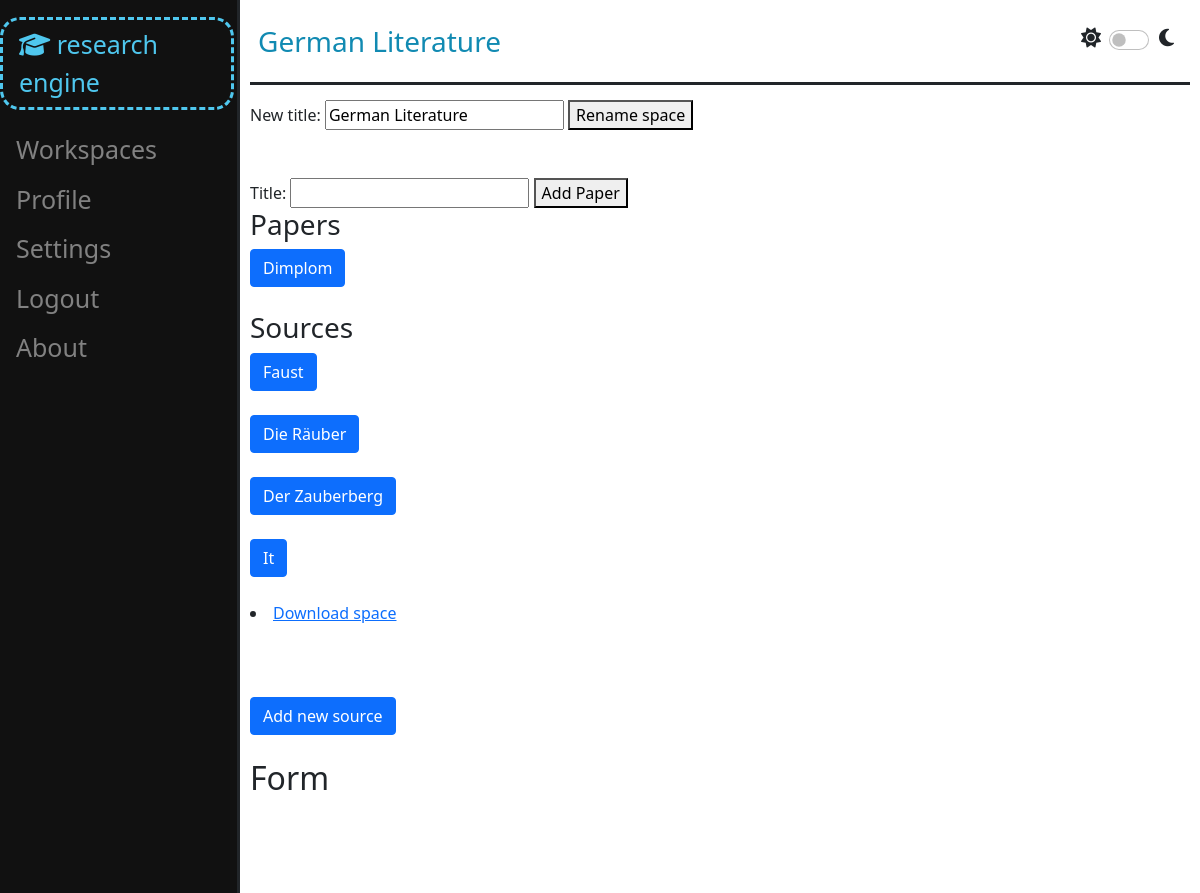
The page /work_space/1 (signed in, upper part) on the database as committed earlier.
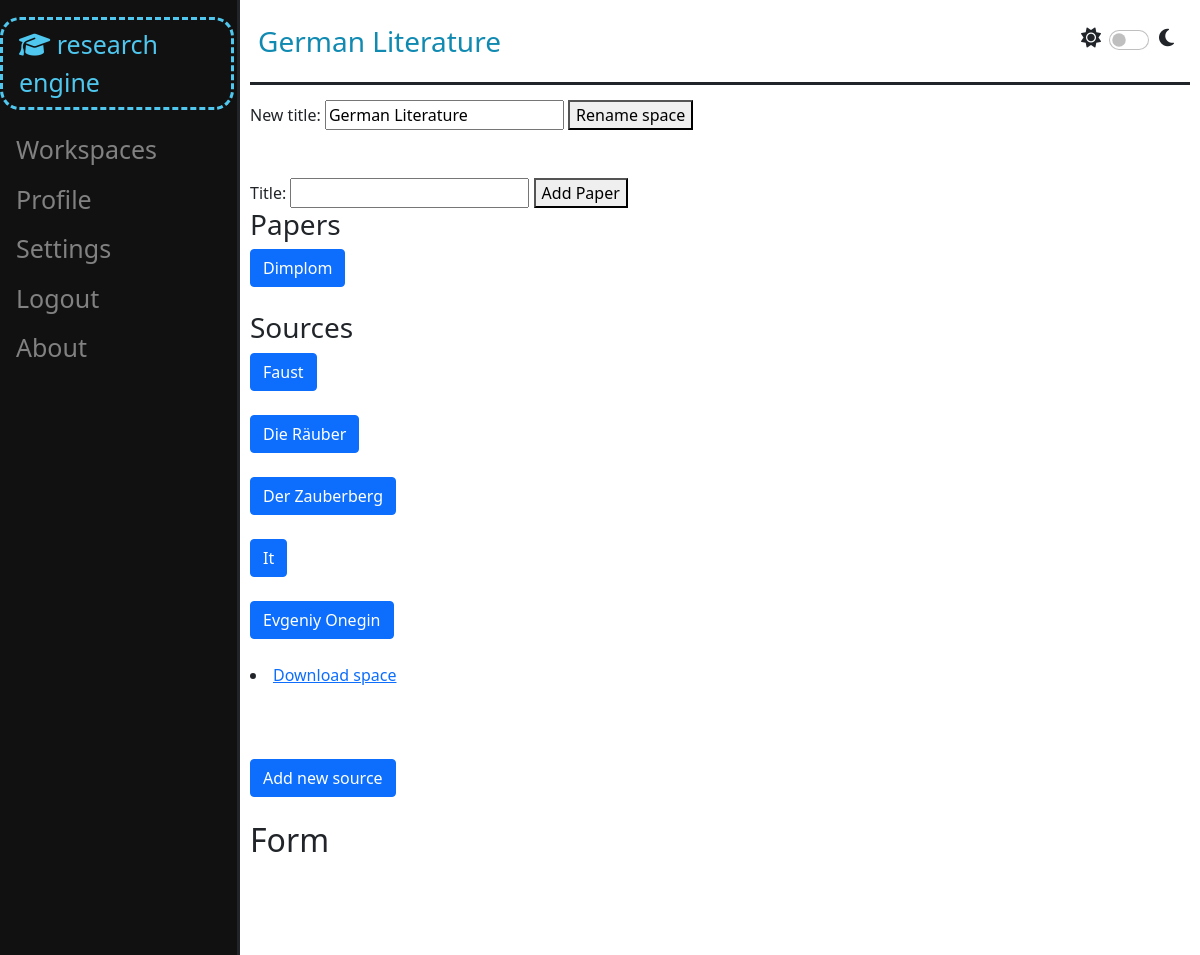
The same page on the database as committed later.
### paper_work/models.py (models this page shows, shortened)
class Paper(models.Model):
    work_space = models.ForeignKey(WorkSpace, on_delete=models.CASCADE, related_name="papers")
    user = models.ForeignKey(User, on_delete=models.CASCADE)
    title = models.CharField(max_length=50, unique=True)
    sources = models.ManyToManyField(Source, related_name="papers")
    citation_style = models.CharField(max_length=10, default="APA & MLA")
    archived = models.BooleanField(default=False)
    published = models.BooleanField(default=False)
    def __str__(self):
        return self.title

### bookshelf/models.py (models this page shows, shortened)
class Source(models.Model):
    real_type = models.ForeignKey(ContentType, editable=False, on_delete=models.CASCADE)
    work_space = models.ForeignKey(WorkSpace, on_delete=models.CASCADE, related_name="sources")
    user = models.ForeignKey(User, on_delete=models.CASCADE, related_name="sources")
    title = models.CharField(max_length=100)
    author = models.CharField(max_length=70, blank=True)
    year = models.CharField(max_length=5, blank=True)
    link = models.CharField(max_length=40, blank=True)
    def __str__(self):
        return self.title

### work_space/views.py (the view)
# urls.py: path("work_space/<int:space_id>", views.work_space_view, name="space_view")
@login_required
def work_space_view(request, space_id):
    space = check_work_space(space_id, request.user)
    work_space_data = {
        "space": space,
        "papers": space.papers.all(),
        "sources": space.sources.all(),
        "comments": space.comments.all(),
        "notes": space.notes.all(),
        "links": space.links.all(),
        "new_paper_form": NewPaperForm(),
        "book_form": BookForm(),
        "article_form": ArticleForm(),
        "chapter_form": ChapterForm(),
        "webpage_form": WebpageForm(),
        "comment_form": NewCommentForm(),
        "alter_comment_form": AlterCommentForm(),
        "note_form": NewNoteForm(),
        "alter_note_form": AlterNoteForm(),
        "link_form": NewLinkForm(),
        "alter_link_form": AlterLinkForm(),
        "rename_form": RenameSpaceForm().set_initial(space),
        "spaces": WorkSpace.objects.all()
    }
    return render(request, "work_space/work_space_view.html", work_space_data)

### paper_work/forms.py (shortened to what this page needs)
class NewPaperForm(forms.Form):
    title = forms.CharField(max_length=50)

### bookshelf/forms.py
class BookForm(CommonFields):
    source_type = SourceTypes.book
    title = forms.CharField(widget=forms.TextInput(attrs={
        "type": "text",
        "id": "title-field",
        "class": _CLASS,
        "autocomplete": "off",
        "placeholder": "Book title"})
    )
    publishing_house = forms.CharField(widget=forms.TextInput(attrs={
        "type": "text",
        "id": "publishing-house-field",
        "class": _CLASS,
        "autocomplete": "off",
        "placeholder": "Publishing House"})
    )
    year = forms.IntegerField(widget=forms.NumberInput(attrs={
        "type": "number",
        "id": "book-year-field",
        "class": _CLASS,
        "autocomplete": "off",
        "placeholder": "Publishing year"})
    )

### utils/verification.py (called while the page is built)
def check_work_space(space_id: int, user: User) -> WorkSpace | Http404 | PermissionDenied:
    try:
        space = WorkSpace.objects.get(pk=space_id)
    except ObjectDoesNotExist:
        raise Http404
    else:
        if space.owner != user and user not in space.guests.all():
            raise PermissionDenied
    return space

### work_space/models.py (called while the page is built)
    def __str__(self):
        return self.title

### templates/work_space/work_space_view.html (shortened to what this page needs)
{% extends "layout.html" %}
{% load static %}
{% block header %}
   {{ space }}
{% endblock %}
{% block body %}
    <form action="{% url 'work_space:rename_space' space.pk %}" id="rename_space_form" method="post">
        {{ rename_form }}
        <button type="submit">Rename space</button>
    </form><br><br>
    <form action="{% url 'paper_work:create_paper' space.pk %}" method="post">
        {{ new_paper_form }}
        <button id="change_password_button" type="submit">Add Paper</button>
    </form>
    <h3>Papers</h3>
    {% for paper in papers %}
        <button onclick="load_and_show_paper_space('{{ paper.pk }}')" type="button" class="btn btn-primary" data-bs-toggle="modal" data-bs-target="#paper-space-{{ paper.pk }}">
            {{ paper }}
        </button>
        <br><br>
    {% endfor %}
    <h3>Sources</h3>
    {% for source in sources %}
        <button onclick="load_and_show_source_space('{{ source.pk }}')" type="button" class="btn btn-primary" data-bs-toggle="modal" data-bs-target="#source-space-{{ source.pk }}">
            {{ source }}
        </button>
        <br><br>
    {% endfor %}
    <li>
        <a href="{% url 'work_space:download_space' space.pk %}">Download space</a>
    </li><br><br><br>
    <button type="button" class="btn btn-primary" data-bs-toggle="modal" data-bs-target="#new-source">
        Add new source
    </button>
    <br><br>
    <h2>Form</h2>
    <br><br><br><br>
    <br><br>
    <br><br>
    <br><br>
    <br><br><br>
    <br><br><br>
    <br><br><br>
    <br><br><br>
    <br><br><br>
    <br><br><br>
{% endblock %}

Rows that differ between the two databases and show on the page:
added Source: title "Evgeniy Onegin"
